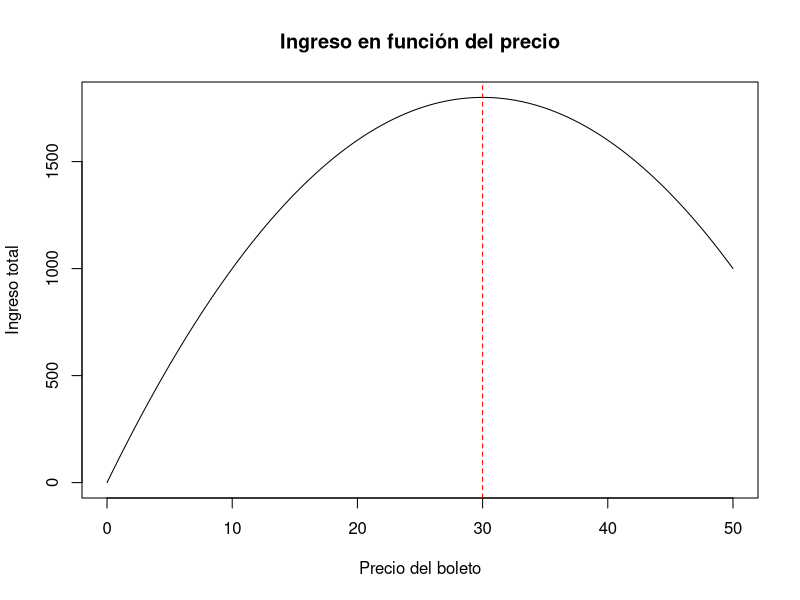

This chart was generated by the following R code:
# Ejercicio 3: Maximizar ingreso
ingreso <- function(x){
  -2*x^2 + 120*x
}

x_vals <- seq(0, 50, 0.1)

ingresos <- ingreso(x_vals)
max_x <- x_vals[which.max(ingresos)]
max_ingreso <- max(ingresos)

cat("Ingreso máximo con precio =", max_x, "pesos\n")
cat("Ingreso máximo =", max_ingreso, "\n")

# Gráfica
plot(x_vals, ingresos, type="l",
     xlab="Precio del boleto",
     ylab="Ingreso total",
     main="Ingreso en función del precio")
abline(v=max_x, col="red", lty=2)
